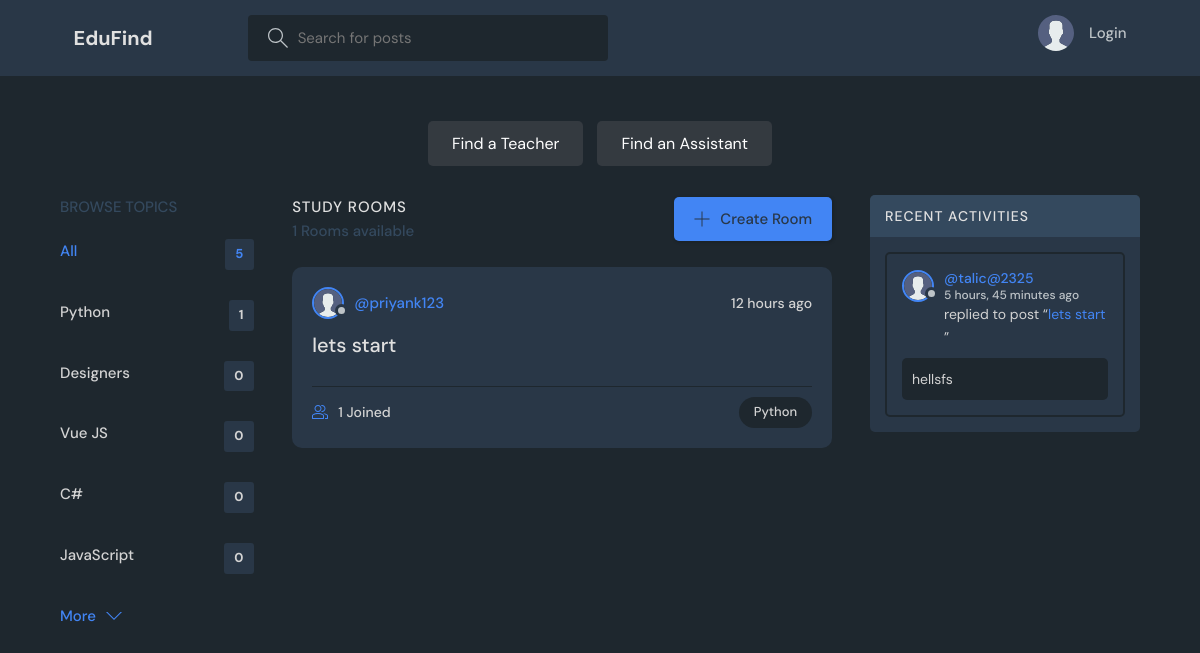
The page / on the database its author committed.
### base/models.py (models this page shows, shortened)
class Topic(models.Model):
    name = models.CharField(max_length=200)

class Room(models.Model):
    host = models.ForeignKey(User, on_delete=models.SET_NULL, null=True)
    topic = models.ForeignKey(Topic, on_delete=models.SET_NULL, null=True)
    name = models.CharField(max_length=200)
    description = models.TextField(null=True, blank=True)
    participants = models.ManyToManyField(
        User, related_name='participants', blank=True)
    updated = models.DateTimeField(auto_now=True)
    created = models.DateTimeField(auto_now_add=True)
    class Meta:
        ordering = ['-updated', '-created']
    def __str__(self):
        return self.name

class User(AbstractUser):
    name = models.CharField(max_length=200, null=True)
    email = models.EmailField(unique=True, null=True)
    bio = models.TextField(null=True)
    avatar = models.ImageField(null=True, default="avatar.svg")
    USERNAME_FIELD = 'username'
    REQUIRED_FIELDS = []

class Message(models.Model):
    user = models.ForeignKey(User, on_delete=models.CASCADE)
    room = models.ForeignKey(Room, on_delete=models.CASCADE)
    body = models.TextField()
    updated = models.DateTimeField(auto_now=True)
    created = models.DateTimeField(auto_now_add=True)
    class Meta:
        ordering = ['-updated', '-created']

### base/views.py (the view)
# urls.py: path('', views.home, name="home"),
def home(request):
    q = request.GET.get('q') if request.GET.get('q') != None else ''
    rooms = Room.objects.filter(
        Q(topic__name__icontains=q) |
        Q(name__icontains=q) |
        Q(description__icontains=q)
    )
    topics = Topic.objects.all()[0:5]
    room_count = rooms.count()
    room_messages = Message.objects.filter(
        Q(room__topic__name__icontains=q))[0:3]
    context = {'rooms': rooms, 'topics': topics,
               'room_count': room_count, 'room_messages': room_messages}
    return render(request, 'base/home.html', context)

### base/templates/base/home.html (shortened to what this page needs)
{% extends 'main.html' %}
{% block content %}
<main class="layout layout--3">
  <div class="container">
    {% include 'base/topics_component.html' %}
    <div class="roomList">
      <div class="roomList__header">
        <div>
          <h2>Study Rooms</h2>
          <p>{{room_count}} Rooms available</p>
        </div>
        <a class="btn btn--main" href="{% url 'create-room' %}">
          <svg version="1.1" xmlns="http://www.w3.org/2000/svg" width="32" height="32" viewBox="0 0 32 32">
            <title>add</title>
            <path
              d="M16.943 0.943h-1.885v14.115h-14.115v1.885h14.115v14.115h1.885v-14.115h14.115v-1.885h-14.115v-14.115z">
            </path>
          </svg>
          Create Room
        </a>
      </div>
      {% include 'base/feed_component.html' %}
    </div>
    {% include 'base/activity_component.html' %}
  </div>
</main>
{% endblock %}

### base/templates/base/topics_component.html
<div class="topics">
    <div class="topics__header">
        <h2>Browse Topics</h2>
    </div>
    <ul class="topics__list">
        <li>
            <a href="{% url 'home' %}" class="active">All <span>{{topics.count}}</span></a>
        </li>
        {% for topic in topics %}
        <li>
            <a href="{% url 'home' %}?q={{topic.name}}">{{topic.name}}<span>{{topic.room_set.all.count}}</span></a>
        </li>
        {% endfor %}
    </ul>
    <a class="btn btn--link" href="{% url 'topics' %}">
        More
        <svg version="1.1" xmlns="http://www.w3.org/2000/svg" width="32" height="32" viewBox="0 0 32 32">
            <title>chevron-down</title>
            <path d="M16 21l-13-13h-3l16 16 16-16h-3l-13 13z"></path>
        </svg>
    </a>
</div>

### base/templates/base/feed_component.html (shortened to what this page needs)
{% for room in rooms %}
<div class="roomListRoom">
    <div class="roomListRoom__header">
        <a href="{% url 'user-profile' room.host.id %}" class="roomListRoom__author">
            <div class="avatar avatar--small">
                <img src="{{room.host.avatar.url}}" />
            </div>
            <span>@{{room.host.username}}</span>
        </a>
        <div class="roomListRoom__actions">
            <span>{{room.created|timesince}} ago</span>
        </div>
    </div>
    <div class="roomListRoom__content">
        <a href="{% url 'room' room.id %}">{{room.name}}</a>
    </div>
    <div class="roomListRoom__meta">
        <a href="{% url 'room' room.id %}" class="roomListRoom__joined">
            {{room.participants.all.count}} Joined
        </a>
        <p class="roomListRoom__topic">{{room.topic.name}}</p>
    </div>
</div>
{% endfor %}

### base/templates/base/activity_component.html (shortened to what this page needs)
<div class="activities">
    <div class="activities__header">
        <h2>Recent Activities</h2>
    </div>
    {% for message in room_messages %}
    <div class="activities__box">
        <div class="activities__boxHeader roomListRoom__header">
            <a href="{% url 'user-profile' message.user.id %}" class="roomListRoom__author">
                <div class="avatar avatar--small">
                    <img src="{{message.user.avatar.url}}" />
                </div>
                <p>
                    @{{message.user.username}}
                    <span>{{message.created|timesince}} ago</span>
                </p>
            </a>
        </div>
        <div class="activities__boxContent">
            <p>replied to post “<a href="{% url 'room' message.room.id %}">{{message.room}}</a>”</p>
            <div class="activities__boxRoomContent">{{message.body}}</div>
        </div>
    </div>
    {% endfor %}
</div>

### rows shown on the page
Topic: name "Python", room_set.all.count "1"
Topic: name "Designers", room_set.all.count "0"
Topic: name "Vue JS", room_set.all.count "0"
Topic: name "C#", room_set.all.count "0"
Topic: name "JavaScript", room_set.all.count "0"
Room: host.avatar (placeholder picture), host.username "priyank123", created "12 hours", name "lets start", participants.all.count "1", topic.name "Python"
Message: user.avatar (placeholder picture), user.username "talic@2325", created "5 hours, 45 minutes", room "lets start", body "hellsfs"

### other values the page prints
{{ topics.count }} "5"
{{ room_count }} "1"
